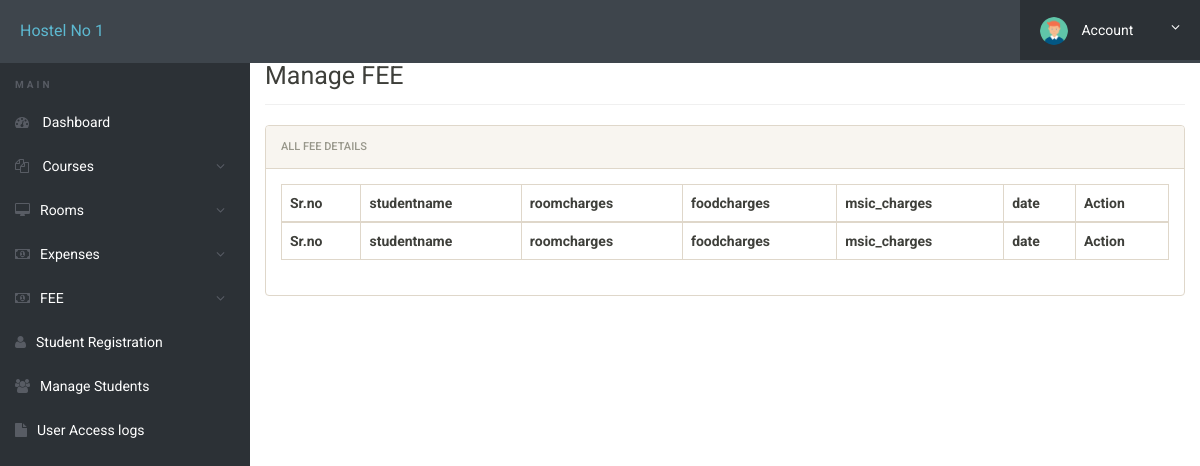
The page /manage-fee.php?year=22&month=08&i=true (signed in) on the database as committed earlier.
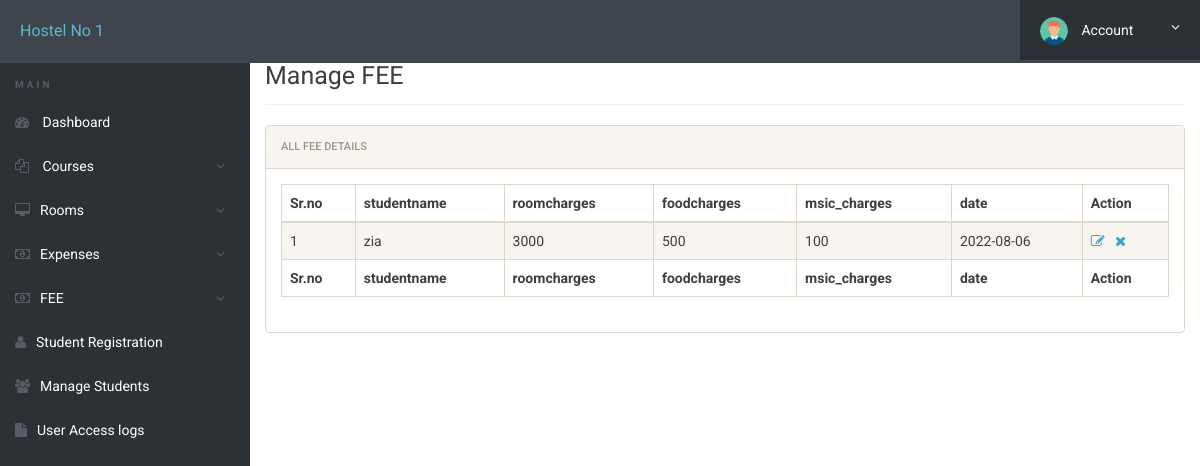
The same page on the database as committed later.
### tables this page shows
CREATE TABLE `fee` (
  `id` int(10) NOT NULL,
  `regno` int(5) NOT NULL,
  `studentname` varchar(25) NOT NULL,
  `roomcharges` int(10) NOT NULL,
  `foodcharges` int(10) NOT NULL,
  `msic_charges` int(10) NOT NULL,
  `total` int(15) NOT NULL,
  `dated` date NOT NULL
);

### manage-fee.php (the view, shortened to what this page needs)
<?php
include('includes/config.php');
?>
<!doctype html>
<html lang="en" class="no-js">
<head>
	<link rel="stylesheet" href="css/font-awesome.min.css">
	<link rel="stylesheet" href="css/bootstrap.min.css">
	<link rel="stylesheet" href="css/dataTables.bootstrap.min.css">
	<link rel="stylesheet" href="css/bootstrap-social.css">
	<link rel="stylesheet" href="css/bootstrap-select.css">
	<link rel="stylesheet" href="css/fileinput.min.css">
	<link rel="stylesheet" href="css/awesome-bootstrap-checkbox.css">
	<link rel="stylesheet" href="css/style.css">
</head>
<body>
	<?php include('includes/header.php');?>
	<div class="ts-main-content">
			<?php include('includes/sidebar.php');?>
		<div class="content-wrapper">
			<div class="container-fluid">
				<div class="row">
					<div class="col-md-12">
						<h2 class="page-title" style="margin-top: 4%">Manage FEE</h2>
						<div class="panel panel-default">
							<div class="panel-heading">All FEE Details</div>
	 <?php
if(isset($_GET['i']))
{?>
<div class="panel-body">
								<table id="zctb" class="display table table-striped table-bordered table-hover" cellspacing="0" width="100%">
	<thead>
									   <tr>
                                       <th>Sr.no</th>
										   <th>studentname</th>
										   <th>roomcharges </th>
										   <th>foodcharges  </th>
										   <th>msic_charges</th>
                                           <th>date</th>
										   <th>Action</th>
									   </tr>
								   </thead>
								   <tfoot>
									   <tr>
                                       <th>Sr.no</th>
										   <th>studentname</th>
										   <th>roomcharges </th>
										   <th>foodcharges  </th>
										   <th>msic_charges</th>
                                           <th>date</th>
										   <th>Action</th>
									   </tr>
								   </tfoot>
<?php
	$year=$_GET['year'];
	$month=$_GET['month'];
	$ystart= date("Y-m-d h:i:sa",mktime(00,00,00,$month,1,$year));
	$yend=   date("Y-m-d h:i:sa",mktime(00,59,59,$month,31,$year));
	$sql="SELECT *
	FROM fee WHERE dated BETWEEN '" . $ystart . "' AND '" . $yend . "' ORDER by id DESC";
	$result = $mysqli->query($sql);
$cnt=1;
while($row=$result->fetch_object())
	  {
	  	?>
<tr><td><?php echo $cnt;;?></td>
<td><?php echo $row->studentname;?></td>
<td><?php echo $row->roomcharges;?></td>
<td><?php echo $row->foodcharges;?></td>
<td><?php echo $row->msic_charges;?></td>
<td><?php echo $row->dated;?></td>
<td><a href="edit-fee.php?id=<?php echo $row->id;?>"><i class="fa fa-edit"></i></a>&nbsp;&nbsp;
<a href="manage-fee.php?del=<?php echo $row->id;?>" onclick="return confirm("Do you want to delete");"><i class="fa fa-close"></i></a></td>
										</tr>
									<?php
$cnt=$cnt+1;
									 }}
	?>
</table>
</div>
						</div>
					</div>
				</div>
			</div>
		</div>
	</div>
</body>
</html>

Rows that differ between the two databases and show on the page:
added fee: studentname "zia", roomcharges "3000", foodcharges "500", msic_charges "100", dated "2022-08-06"
